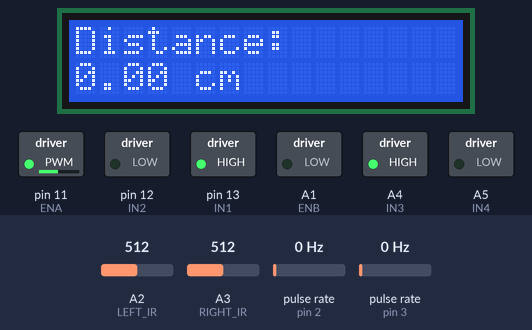
Recording of a sketch running on a simulated Arduino Uno, built with avr-gcc and run on an emulated ATmega328P. Parts: 16×2 character LCD, switched loads named in the sketch (green lamp = pin HIGH). Wiring (inferred from the names in the program): 2 × pulse sensor: data pin 2 / data pin 3. The test bench sets the inputs (shaded band); at power-on: A2 (LEFT_IR) = 512, pulse rate (sensors on pin 2, pin 3) 0 Hz, A3 (RIGHT_IR) = 512.

Above: at 1.2 s.
1.3 s: A2 (LEFT_IR) set to 488
At 1.8 s:
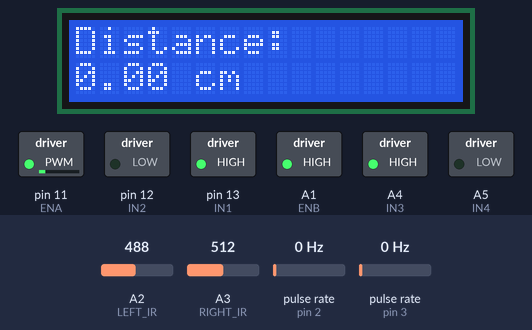
2.8 s: pulse rate (sensor on pin 2) set to 4 Hz
At 3.3 s:
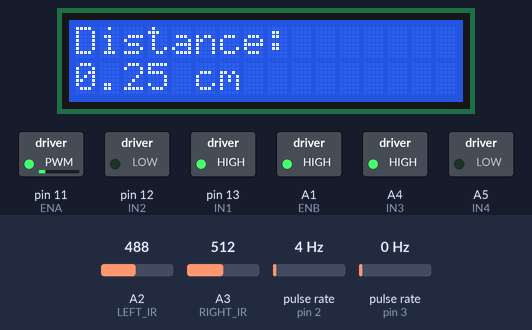
4.4 s: pulse rate (sensor on pin 3) set to 4 Hz
At 6.1 s:
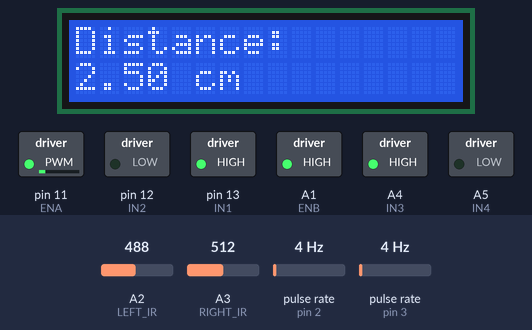
7.4 s: pulse rate (sensor on pin 2) set to 50 Hz
At 8.22 s:
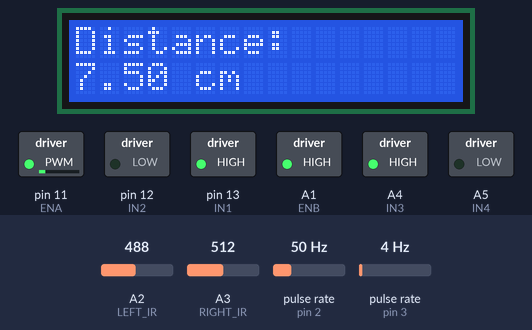
9.5 s: pulse rate (sensor on pin 3) set to 50 Hz
At 10.04 s:
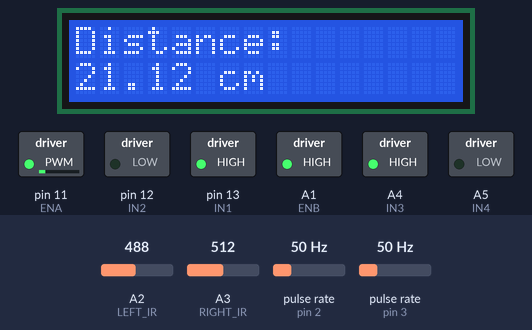
11.3 s: A3 (RIGHT_IR) set to 486
At 11.55 s:
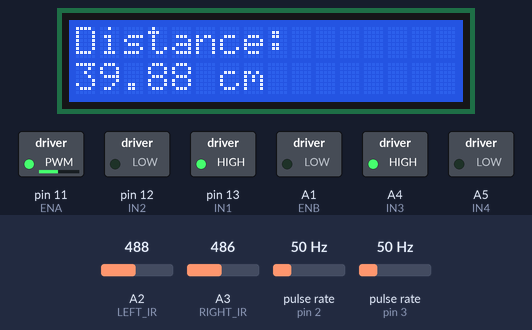
Timing chart, 0 to 14.3 s (numbered marks = the images above; inputs shaded):
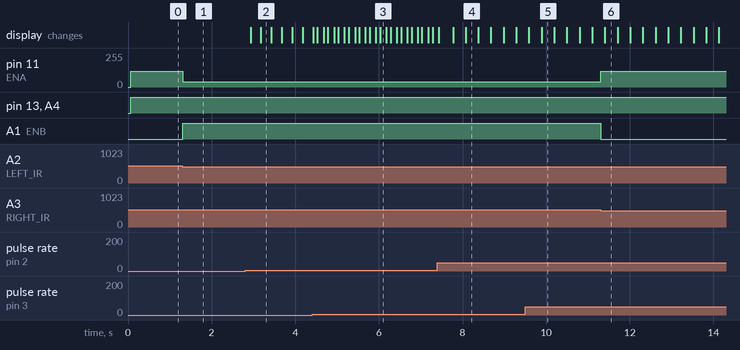

Measured:
- the behaviour switches between 500 and 499 on A2 (LEFT_IR) (found by bisection; images 0 and 1)
- the behaviour switches between 500 and 499 on A3 (RIGHT_IR) (found by bisection; images 5 and 6)
- after the input at 1.3 s, pin 11 (ENA): 120/255 → 40/255 at once; A1 (ENB): LOW → HIGH at once
- after the input at 2.8 s, the display: first changes after 0.13 s (image 2 shows a later state)
- after the input at 11.3 s, pin 11 (ENA): 40/255 → 120/255 at once; A1 (ENB): HIGH → LOW at once

The sketch:

projectweek2_finalversion.ino
```cpp
#include <LiquidCrystal.h>

//LCD PINS
LiquidCrystal lcd(8, 9, 4, 5, 6, 7);

//MOTORS PINS
#define IN1 13
#define IN2 12
#define IN3 A4
#define IN4 A5
#define ENA 11
#define ENB A1

//IR SENSORS
#define LEFT_IR  A2
#define RIGHT_IR A3

//ENCODERS
#define LEFT_ENCODER 2
#define RIGHT_ENCODER 3

int baseSpeed = 120;
int turnSpeed = 150;
int recoverySpeed = 45;

int threshold = 500; //Black line threshold
int lostThreshold = 300;

//DISTANCE
volatile long leftCount = 0;
volatile long rightCount = 0;
long prevLeft = 0;
long prevRight = 0;
float distance = 0;
float cmPerPulse = 0.25;

//STATES
bool recovering = false;
bool pivoting = false;

void leftISR()  { leftCount++; }
void rightISR() { rightCount++; }

//MOTOR CONTROL
void setMotor(int left, int right) {

  // LEFT MOTOR
  if (left >= 0) {
    analogWrite(ENB, left);
    digitalWrite(IN3, HIGH);
    digitalWrite(IN4, LOW);
  } else {
    analogWrite(ENB, -left);
    digitalWrite(IN3, LOW);
    digitalWrite(IN4, HIGH);
  }

  // RIGHT MOTOR
  if (right >= 0) {
    analogWrite(ENA, right);
    digitalWrite(IN1, HIGH);
    digitalWrite(IN2, LOW);
  } else {
    analogWrite(ENA, -right);
    digitalWrite(IN1, LOW);
    digitalWrite(IN2, HIGH);
  }
}

//SETUP
void setup() {
  pinMode(ENA, OUTPUT);
  pinMode(IN1, OUTPUT);
  pinMode(IN2, OUTPUT);

  pinMode(ENB, OUTPUT);
  pinMode(IN3, OUTPUT);
  pinMode(IN4, OUTPUT);

  pinMode(LEFT_IR, INPUT);
  pinMode(RIGHT_IR, INPUT);

  pinMode(LEFT_ENCODER, INPUT_PULLUP);
  pinMode(RIGHT_ENCODER, INPUT_PULLUP);

  attachInterrupt(digitalPinToInterrupt(LEFT_ENCODER), leftISR, RISING);
  attachInterrupt(digitalPinToInterrupt(RIGHT_ENCODER), rightISR, RISING);

  lcd.begin(16, 2);
  lcd.print("Distance:");
  lcd.setCursor(0, 1);
  lcd.print("0 cm");
}

//MAIN LOOP
void loop() {

  int leftV  = analogRead(LEFT_IR);
  int rightV = analogRead(RIGHT_IR);

  bool leftBlack  = (leftV  >= threshold);
  bool rightBlack = (rightV >= threshold);

  //SHARP RIGHT TURN 90 DEGREES
  if (!pivoting && !recovering &&
      leftV < lostThreshold && rightV < lostThreshold) {

    pivoting = true;

    setMotor(0, 0);
    delay(60);

    //CORRECT PIVOT DIRECTION
    setMotor(-turnSpeed, turnSpeed);  // left backward, right forward
    delay(220);

    setMotor(0, 0);
    delay(60);

    pivoting = false;
    recovering = true;
    return;
  }

  //RECOVERY MODE
  if (recovering) {

    //IF SENSOR SEES BLACK AGAIN
    if (leftBlack || rightBlack) {
      setMotor(0, 0);
      delay(40);

      //CORRECT LEFT SLIGHTLY
      setMotor(30, 60);
      delay(100);

      recovering = false;
      return;
    }

    //DRIVE SLOWLY UNTIL LINE FOUND
    setMotor(recoverySpeed, recoverySpeed);
    return;
  }

  //NORMAL LINE FOLLOWING
  int leftSpeed = baseSpeed;
  int rightSpeed = baseSpeed;

  int leftErr  = max(0, leftV - threshold);
  int rightErr = max(0, rightV - threshold);

  int gain = 80;  // steering power

  if (rightBlack && !leftBlack) {
    leftSpeed  += gain;
    rightSpeed -= gain;
  }
  else if (leftBlack && !rightBlack) {
    leftSpeed  -= gain;
    rightSpeed += gain;
  }
  else {
    leftSpeed = baseSpeed;
    rightSpeed = baseSpeed;
  }

  setMotor(leftSpeed, rightSpeed);

  //TRACK DISTANCE W/ENCODERS
  long dl = leftCount - prevLeft;
  long dr = rightCount - prevRight;

  prevLeft = leftCount;
  prevRight = rightCount;

  if (leftSpeed < 0) dl = 0;
  if (rightSpeed < 0) dr = 0;

  distance += ((dl + dr) / 2.0) * cmPerPulse;

  lcd.setCursor(0, 1);
  lcd.print(distance);
  lcd.print(" cm   ");

  delay(5);
}
```
